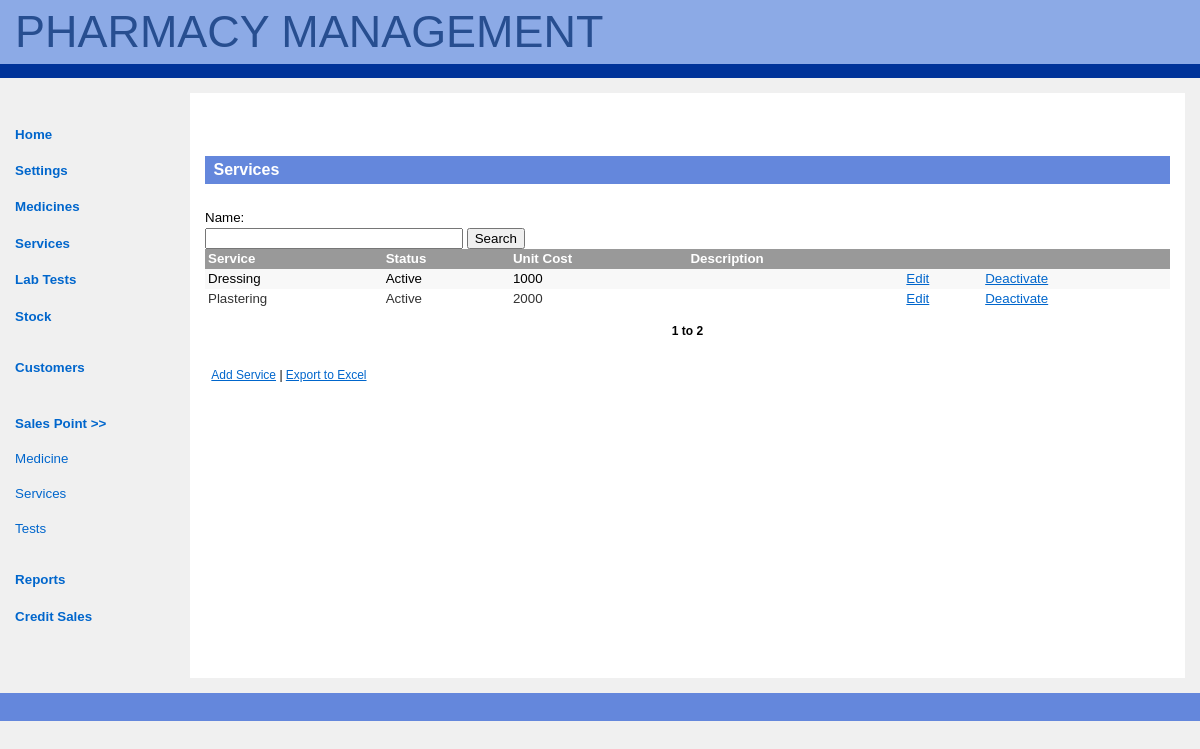
Screenshot of /services.php (signed in) with the database file from the repository.
### tables this page shows
CREATE TABLE IF NOT EXISTS `services` (
  `id` int(11) NOT NULL AUTO_INCREMENT,
  `service` varchar(50) NOT NULL,
  `status` enum('active','inactive') NOT NULL DEFAULT 'active',
  `unit_cost` int(11) NOT NULL,
  `description` varchar(100) DEFAULT NULL,
  PRIMARY KEY (`id`)
);

### services.php (the view, shortened to what this page needs)
<?php require_once("includes/functions.php");?>
<?php
if(isset($_GET['result_list_offset'])){
	$result_list_offset = $_GET['result_list_offset'];
}
else{
	$result_list_offset = 1;
}
$results_per_page = 13;
?>
<?php include("includes/header.php");?>
<div id="main-copy">
        <h1>Services</h1>
        <div>
        <form autocomplete="off" action="services.php" method="post">
        <label>Name:</label><input type="text" name="serv_search" id="serv_search" maxlength="30" value=""/>
        <input type="submit" name="search" id="search" value="Search" />
        </form>
        </div>
        <table class='results'>
        <tr>
        <td class='column_head'>Service</td>
        <td class='column_head'>Status</td>
        <td class='column_head'>Unit Cost</td>
        <td class='column_head'>Description</td>
        <td class='column_head'></td>
        <td class='column_head'></td>
        </tr>
        <?php
        if(isset($_POST['search'])){
			$query = "SELECT * FROM services WHERE service LIKE '%".$_POST['serv_search']."%' OR description LIKE '%".$_POST['serv_search']."%' ORDER BY service, description LIMIT ".($result_list_offset-1).", ".$results_per_page;
		}else{
			$query = "SELECT * FROM services LIMIT ".($result_list_offset-1).", ".$results_per_page;
		}
		$result = mysql_query($query, $connection);
		$rows = mysql_num_rows($result);
        if(isset($result)){
            $i = 0;
			while($services = mysql_fetch_array($result)){
                $service_id = $services['id'];
                $status = $services['status'];
				$service = $services['service'];
                $unit_cost = $services['unit_cost'];
                $description = $services['description'];
				echo "
                <tr>
                    <td ".even_strip($i).">".$service."</td>
					<td ".even_strip($i).">".ucfirst($status)."</td>
                    <td ".even_strip($i).">".$unit_cost."</td>
                    <td ".even_strip($i).">".$description."</td>
                    <td ".even_strip($i)."><a href='edit_service.php?id=".$service_id."'>Edit</a></td>";
					if($status == "inactive"){
						echo "<td ".even_strip($i)."><a href='services.php?activate=true&id=".$service_id."'>Activate</a></td>";
					}else{
						echo "<td ".even_strip($i)."><a href='services.php?deactivate=true&id=".$service_id."'>Deactivate</a></td>";
					}
                echo "</tr>";
				$i++;
            }
		$range = $result_list_offset." to ".($result_list_offset+$rows-1);
        }
        ?>
        </table>
        <p align="center"><?php echo " ".($result_list_offset > 1 ? "<a href='services.php?increment=-1&result_list_offset=$result_list_offset'><<</a>" : "")." <b>".$range.
        "</b>".($rows == $results_per_page ? "<a href='services.php?increment=1&result_list_offset=$result_list_offset'>>></a>" : "")." ";?></p>
        <p><a href="add_service.php">Add Service</a> | <a href="services.php?generate_xls=true">Export to Excel</a></p>
	    </div>
        <div id="footer">
        </div>
    </body>
</html>

### css/style.css (style rules this page uses)
body { color: black; background-color: rgb(240,240,240); font-family: verdana, helvetica, arial, sans-serif; font-size: 100%; margin: 0; padding: 0; }
html > body { font-size: 10pt; }
#main-copy { color: black; background-color: white; text-align: justify; line-height: 1.5em; margin: 15px; margin-left: 190px; height: 555px; padding: 15px; border-left: 15px; }
#main-copy p { margin: 1em 1ex 2em 1ex; padding: 0; }
p { margin-left:20px; font-size:0.9em; line-height:0.em; }
#main-copy a { color: rgb(0,102,204); background-color: transparent; text-decoration: underline; }
#main-copy h1 { color: white; background-color: rgb(100,135,220); font-size: 1.2em; font-weight: bold; margin: 3em 0 0 0; padding: 0.5ex 0 0.5ex 1ex; }
#footer { color: white; background-color: rgb(100,135,220); font-size: 91%; margin: 0; padding: 1em 2.5mm 2.5ex 2.5mm; clear: both; }
label { display:block; font-size: 1em; margin: .8em 0 0; }
input[type="search"], input[type="date"], input[type="number"], input[type="password"], input[type="text"], input[type="email"], input[type="url"], textarea { width: 250px; }
input[type="submit"] { display:; }
table.results { border-collapse: collapse; width: 100%; }
td.column_head, td.cell_value { font-size: 100%; padding: 0 3px 0 3px; color:#333; }
td.column_head { background-color: #999; color:#FFF; font-weight:bold; }
table.results a { color: #FFF; background-color: transparent; text-decoration: underline; }
td { background-color: #fff; }
td.cell_value { background-color: #fff; }
.even { background-color: #F8F8F8; padding: 0 3px 0 3px; }

### rows the page displays
services: service "Dressing", status "Active", unit_cost "1000"
services: service "Plastering", status "Active", unit_cost "2000"

### other values shown
$range "1 to 2"
